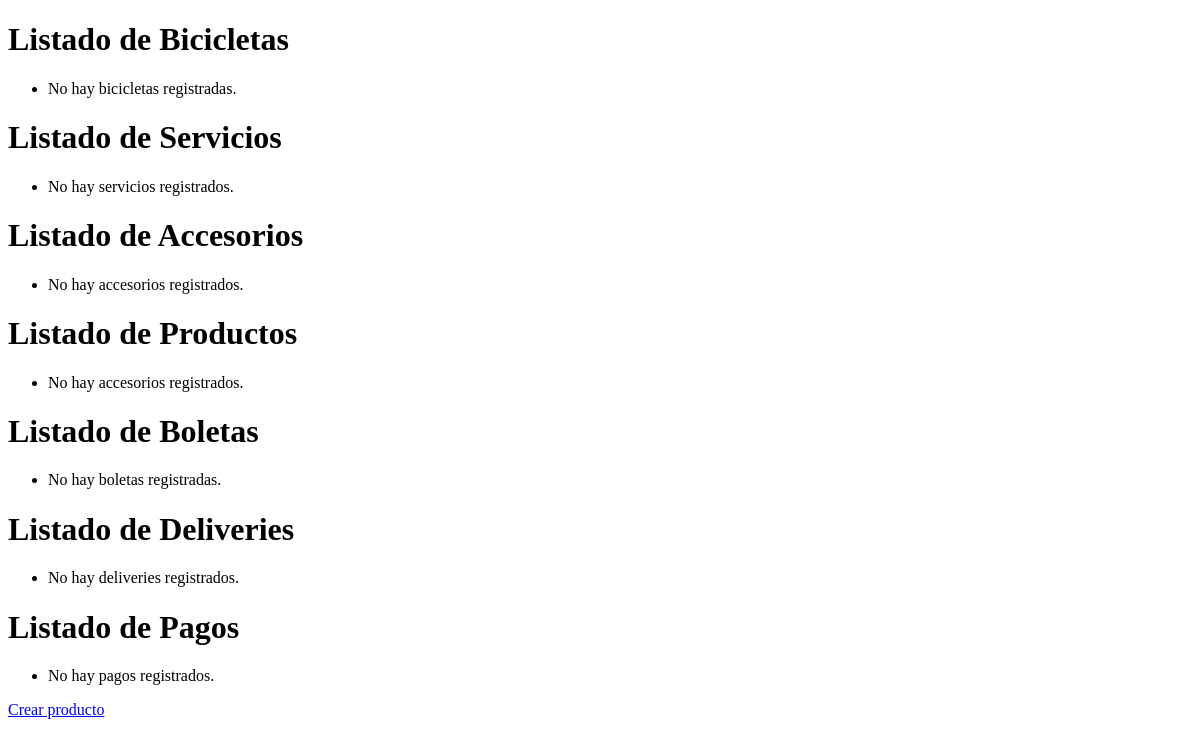
/test/, run on an earlier commit of the app's database.
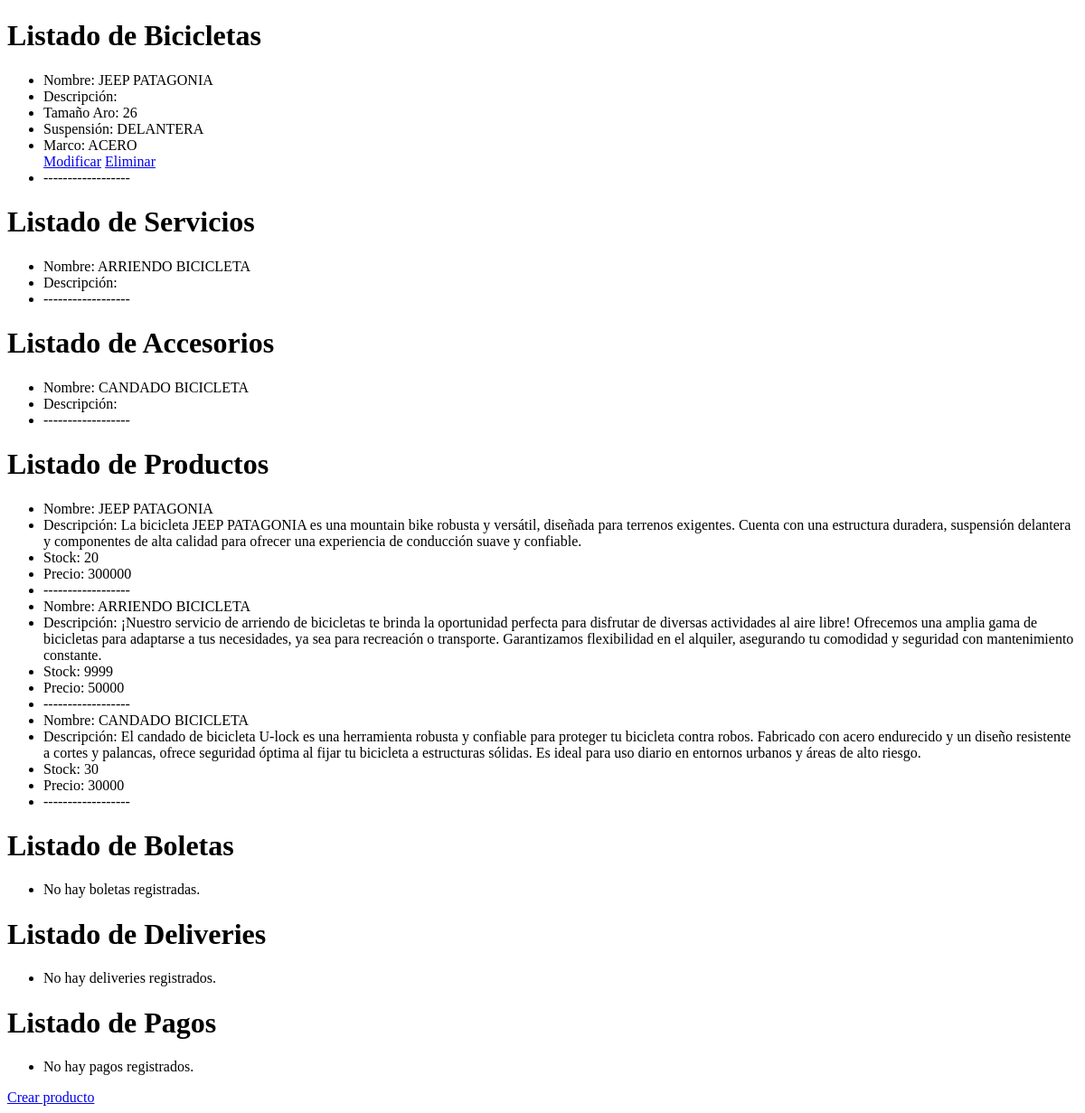
And on a later commit of the database.
### tienda/models.py (models this page shows, shortened)
class Bicicleta(models.Model):
    SUSPENSION = {
        "DELANTERA": "DELANTERA",
        "TRASERA": "TRASERA",
        "DOBLE": "DOBLE",
    }
    MARCO = {
        "ACERO": "ACERO",
        "ALUMINIO": "ALUMINIO",
        "CARBON": "CARBON",
    }
    TIPO = {
        "MONTAÑA": "MONTAÑA",
        "RUTA": "RUTA",
        "BMX": "BMX",
        "HIBRIDA": "HIBRIDA",
        "CICLOCROSS": "CICLOCROSS",
        "GRAVEL": "GRAVEL",
        "ENDURO": "ENDURO",
        "DOWNHILL": "DOWNHILL",}
    id = models.AutoField(primary_key=True, unique=True, editable=False)
    nombre = models.CharField(max_length=100)
    tamanioaro = models.IntegerField(default=26)
    suspension = models.CharField(default='DELANTERA', max_length=9, choices=SUSPENSION)
    marco = models.CharField(default='ACERO', max_length=8, choices=MARCO)
    tipobicicleta = models.CharField(default='MONTAÑA',max_length=100,choices=TIPO)

class Servicio(models.Model):
    id = models.AutoField(primary_key=True, unique=True, editable=False)
    nombre = models.CharField(max_length=100)

class Accesorio(models.Model):
    TIPO = {
        "BICICLETA": "BICICLETA",
        "CASCOS": "CASCOS",
        "ROPA": "ROPA",
        "ZAPATILLAS": "ZAPATILLAS",
        "LUCES": "LUCES",
        "CANDADOS": "CANDADOS",
        "PORTA BICICLETAS": "PORTA BICICLETAS",
        "OTROS": "OTROS",}
    id = models.AutoField(primary_key=True, unique=True, editable=False)
    nombre = models.CharField(max_length=100)
    tipoaccesorio = models.CharField(default='BICICLETA',max_length=100,choices=TIPO)

class Producto(models.Model):
    id = models.AutoField(primary_key=True, unique=True, editable=False)
    nombre = models.CharField(max_length=100)
    descripcion = models.TextField()
    bicicleta = models.ForeignKey(Bicicleta, on_delete=models.SET_NULL, null=True, blank=True)
    servicio = models.ForeignKey(Servicio, on_delete=models.SET_NULL, null=True, blank=True)
    accesorio = models.ForeignKey(Accesorio, on_delete=models.SET_NULL, null=True, blank=True)
    marca = models.ForeignKey(Marca, on_delete=models.SET_NULL, null=True, blank=True)
    stock = models.IntegerField(default=0)
    precio = models.IntegerField(default=0)
    fecha_creacion = models.DateTimeField(auto_now_add=True)
    imagen = models.ImageField(upload_to='static/media/productos/', null=False, blank=True)

### tienda/views.py (the view)
# urls.py: path('',prueba, name='prueba'),
def prueba(request):
    bicicletas = lista_bicicleta()
    servicios = lista_servicio()
    accesorios = lista_accesorio()
    productos = lista_producto()
    boletas = lista_boleta()
    deliverys = lista_delivery()
    pagos = lista_pago()
    datos = {
        'bicicletas': bicicletas,
        'servicios': servicios,
        'accesorios': accesorios,
        'productos': productos,
        'boletas': boletas,
        'deliverys': deliverys,
        'pagos': pagos,
    }
    return render(request, 'tienda/prueba.html', datos)

### tienda/views.py (called while the page is built)
def lista_bicicleta():
    return Bicicleta.objects.all()

def lista_servicio():
    return Servicio.objects.all()

def lista_accesorio():
    return Accesorio.objects.all()

def lista_producto():
    return Producto.objects.all()

def lista_boleta():
    return Boleta.objects.all()

def lista_delivery():
    return Delivery.objects.all()

def lista_pago():
    return Pago.objects.all()

### tienda/templates/tienda/prueba.html (shortened to what this page needs)
<!DOCTYPE html>
<html lang="es">
<head>
</head>
<body>
    <h1>Listado de Bicicletas</h1>
    <ul>
        {% for bicicleta in bicicletas %}
        <li>Nombre: {{ bicicleta.nombre }}</li>
        <li>Descripción: {{ bicicleta.descripcion }}</li>
        <li>Tamaño Aro: {{ bicicleta.tamanioaro }}</li>
        <li>Suspensión: {{ bicicleta.suspension }}</li>
        <li>Marco: {{ bicicleta.marco }}</li>
        <a href="{% url 'modificarbici' bicicleta.id %}" role="button" class="btn btn-warning btn-sm text-light mx-1">Modificar</a>
        <a href="{% url 'eliminarbici' bicicleta.id %}" role="button" class="btn btn-danger btn-sm mx-1">Eliminar</a>
        <li>------------------</li>
        {% empty %}
        <li>No hay bicicletas registradas.</li>
        {% endfor %}
    </ul>
    <h1>Listado de Servicios</h1>
    <ul>
        {% for servicio in servicios %}
        <li>Nombre: {{ servicio.nombre }}</li>
        <li>Descripción: {{ servicio.descripcion }}</li>
        <li>------------------</li>
        {% empty %}
        <li>No hay servicios registrados.</li>
        {% endfor %}
    </ul>
    <h1>Listado de Accesorios</h1>
    <ul>
        {% for accesorio in accesorios %}
        <li>Nombre: {{ accesorio.nombre }}</li>
        <li>Descripción: {{ accesorio.descripcion }}</li>
        <li>------------------</li>
        {% empty %}
        <li>No hay accesorios registrados.</li>
        {% endfor %}
    </ul>
    <h1>Listado de Productos</h1>
    <ul>
        {% for producto in productos %}
        <li>Nombre: {{ producto.nombre }}</li>
        <li>Descripción: {{ producto.descripcion }}</li>
        <li>Stock: {{ producto.stock }}</li>
        <li>Precio: {{ producto.precio }}</li>
        <li>------------------</li>
        {% empty %}
        <li>No hay accesorios registrados.</li>
        {% endfor %}
    </ul>
    <h1>Listado de Boletas</h1>
    <ul>
        {% for boleta in boletas %}
        <li>ID: {{ boleta.id }}</li>
        <li>Cliente: {{ boleta.cliente.email }}</li>
        <li>Estado: {{ boleta.estado }}</li>
        <li>------------------</li>
        {% empty %}
        <li>No hay boletas registradas.</li>
        {% endfor %}
    </ul>
    <h1>Listado de Deliveries</h1>
    <ul>
        {% for delivery in deliverys %}
        <li>ID: {{ delivery.id }}</li>
        <li>Cliente: {{ delivery.boleta.cliente.email }}</li>
        <li>Estado: {{ delivery.get_estado_display }}</li>
        <li>------------------</li>
        {% empty %}
        <li>No hay deliveries registrados.</li>
        {% endfor %}
    </ul>
    <h1>Listado de Pagos</h1>
    <ul>
        {% for pago in pagos %}
        <li>ID Boleta: {{ pago.boleta.id }}</li>
        <li>Tipo de Pago: {{ pago.get_tipo_pago_display }}</li>
        <li>Estado: {{ pago.get_estado_display }}</li>
        <li>------------------</li>
        {% empty %}
        <li>No hay pagos registrados.</li>
        {% endfor %}
    </ul>
    <a href="{% url 'crearproducto' %}" role="button" class="btn btn-info text-light shadow rounded">Crear producto</a>
</body>
</html>

What changed in the data, as far as the page shows it:
added Bicicleta: nombre "JEEP PATAGONIA", tamanioaro "26", suspension "DELANTERA", marco "ACERO"
added Servicio: nombre "ARRIENDO BICICLETA"
added Accesorio: nombre "CANDADO BICICLETA"
added Producto: nombre "JEEP PATAGONIA", descripcion "La bicicleta JEEP PATAGONIA es una mountain bike robusta y versátil, diseñada para terrenos exigentes. Cuenta con una estructura duradera, suspensión delantera y componentes de alta calidad para ofrecer una experiencia de conducción suave y confiable.", stock "20", precio "300000"
added Producto: nombre "ARRIENDO BICICLETA", descripcion "¡Nuestro servicio de arriendo de bicicletas te brinda la oportunidad perfecta para disfrutar de diversas actividades al aire libre! Ofrecemos una amplia gama de bicicletas para adaptarse a tus necesidades, ya sea para recreación o transporte. Garantizamos flexibilidad en el alquiler, asegurando tu comodidad y seguridad con mantenimiento constante.", stock "9999", precio "50000"
added Producto: nombre "CANDADO BICICLETA", descripcion "El candado de bicicleta U-lock es una herramienta robusta y confiable para proteger tu bicicleta contra robos. Fabricado con acero endurecido y un diseño resistente a cortes y palancas, ofrece seguridad óptima al fijar tu bicicleta a estructuras sólidas. Es ideal para uso diario en entornos urbanos y áreas de alto riesgo.", stock "30", precio "30000"
Also different on the page:
text no longer shown: "No hay bicicletas registradas. No hay servicios registrados. No hay accesorios registrados. No hay accesorios registrados."
